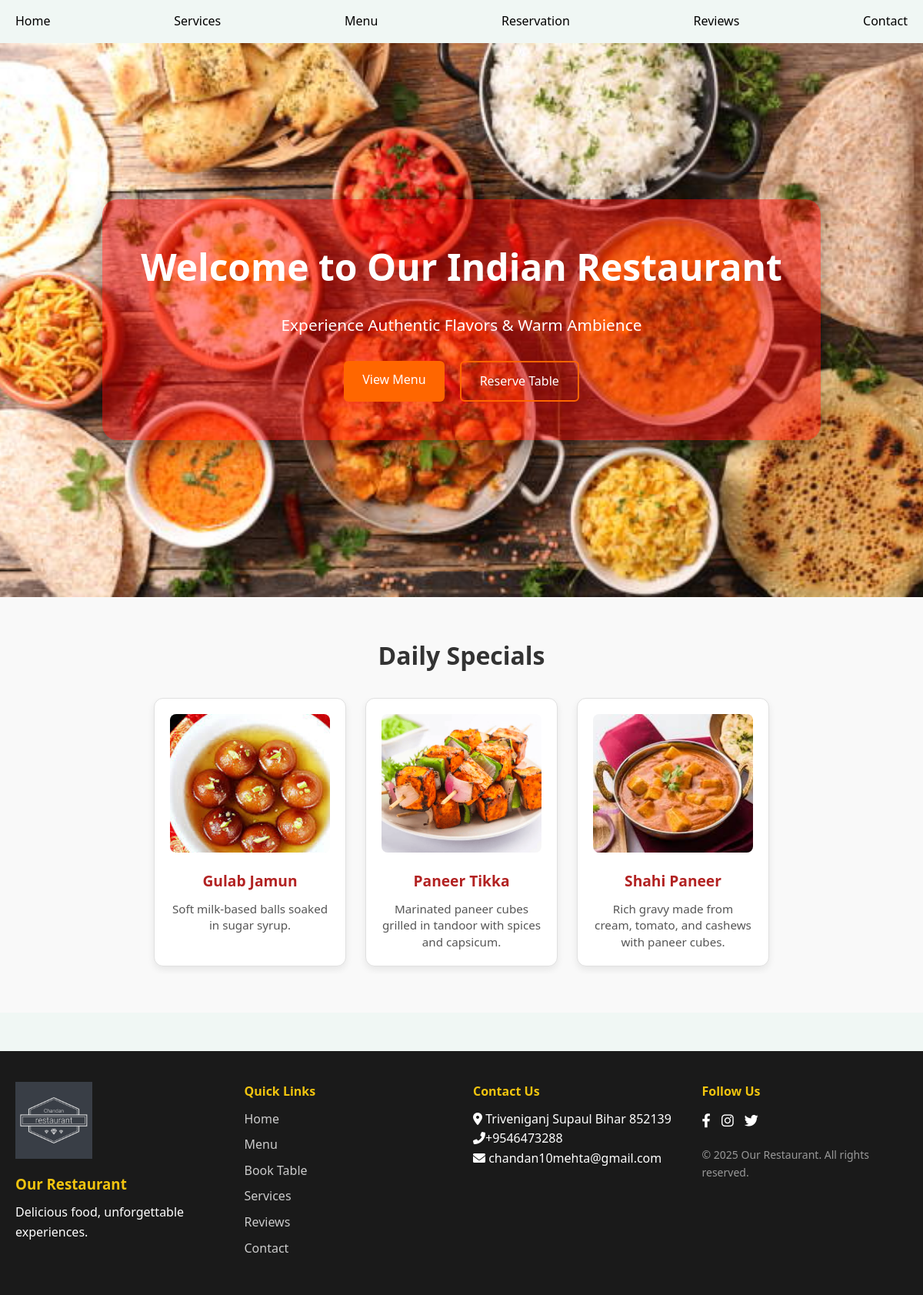
The page / on the database its author committed.
### main/models.py (models this page shows, shortened)
class DailySpecial(models.Model):
    title = models.CharField(max_length=100)
    description = models.TextField()
    image = models.ImageField(upload_to='specials/')

### main/views.py (the view)
# urls.py: path('', views.home, name='home'),
def home(request):
    specials = DailySpecial.objects.all()
    return render(request, 'main/home.html', {'specials': specials })

### main/templates/main/home.html
{% extends 'main/base.html' %}
{% load static %}
{% block content %}
<link rel="stylesheet" href="{% static 'main/home.css' %}">
  <section class="front" style="background-image: url('{% static 'main/Image/homeback.png'%}');">
    <div class="front-overlay">
      <h2>Welcome to Our Indian Restaurant</h2>
      <p>Experience Authentic Flavors & Warm Ambience</p>
      <div class="front-buttons">
        <a href="{% url 'menu' %}" class="btn">View Menu</a>
        <a href="{% url 'reservation' %}" class="btn outline">Reserve Table</a>
      </div>
    </div>
  </section>
  <section class="specials">
  <h3>Daily Specials</h3>
  <div class="cards-carousel">
    {% for special in specials %}
      <div class="card">
        <img src="{{ special.image.url }}" alt="{{ special.title }}">
        <h4>{{ special.title }}</h4>
        <p>{{ special.description }}</p>
      </div>
    {% empty %}
      <p class="no-specials">No daily specials available right now.</p>
    {% endfor %}
  </div>
</section>
{% endblock %}

### main/static/main/style.css (style rules this page uses)
* { margin: 0; padding: 0; box-sizing: border-box; font-family: 'Segoe UI', Tahoma, Geneva, Verdana, sans-serif; }
body { background-color: #f0f7f4; color: #333; line-height: 1.6; }

### main/static/main/home.css (style rules this page uses)
.front { background-size:cover; background-position: center; height: 90vh; position: relative; display: flex; align-items: center; justify-content: center; }
.front-overlay { background-color:rgba(255, 0, 0, 0.445); padding: 50px; border-radius: 20px; text-align: center; color: white; box-shadow: 0 10px 25px rgba(0, 0, 0, 0.3); }
.front-overlay h2 { font-size: 3rem; margin-bottom: 20px; }
.front-overlay p { font-size: 1.3rem; margin-bottom: 30px; }
.front-buttons { display: flex; gap: 20px; justify-content: center; flex-wrap: wrap; }
.btn { padding: 12px 24px; font-size: 1rem; background-color: #ff6600; color: white; text-decoration: none; border-radius: 6px; transition: 0.3s; border: none; }
.btn.outline { background-color: transparent; border: 2px solid #ff6600; }
.specials { background-color: #f9f9f9; padding: 50px 20px; text-align: center; }
.specials h3 { font-size: 2em; margin-bottom: 30px; color: #333; font-family: 'Segoe UI', Tahoma, Geneva, Verdana, sans-serif; }
.cards-carousel { display: flex; flex-wrap: wrap; justify-content: center; gap: 25px; overflow-x: auto; scroll-behavior: smooth; padding-bottom: 10px; }
.card { background-color: #ffffff; border: 1px solid #e0e0e0; border-radius: 12px; box-shadow: 0 4px 10px rgba(0, 0, 0, 0.08); padding: 20px; width: 250px; flex: 0 0 auto; transition: transform 0.3s ease, box-shadow 0.3s ease; }
.card img { width: 100%; height: 180px; object-fit: cover; border-radius: 8px; }
.card h4 { font-size: 1.2em; color: #b22222; margin: 15px 0 10px; }
.card p { color: #555; font-size: 0.95em; line-height: 1.4; }

### rows shown on the page
DailySpecial: image (picture), title "Gulab Jamun", description "Soft milk-based balls soaked in sugar syrup."
DailySpecial: image (picture), title "Paneer Tikka", description "Marinated paneer cubes grilled in tandoor with spices and capsicum."
DailySpecial: image (picture), title "Shahi Paneer", description "Rich gravy made from cream, tomato, and cashews with paneer cubes."
